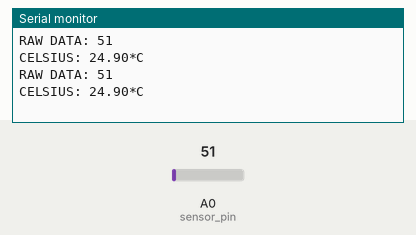
Bench run of a sketch on a simulated Arduino Uno, built with avr-gcc and run on an emulated ATmega328P. Parts: the last lines printed to the serial monitor. Inputs (shaded band) come from the test bench; at power-on: A0 (sensor_pin) = 51.

Above: at 1.8 s.
1.9 s: A0 (sensor_pin) set to 61
At 2.4 s:
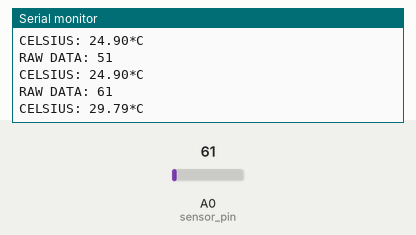
3.4 s: A0 (sensor_pin) set to 71
At 4.8 s:
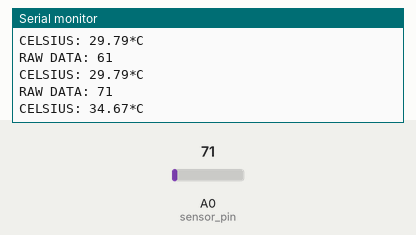
Timing chart, 0 to 6.4 s (numbered marks = the images above; inputs shaded):
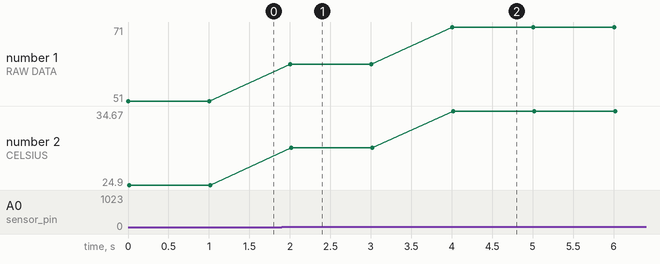

The sketch:

TemperatureSensorBasic.ino
```cpp
/*
 Simple Temperature uses the lm35 in the basic centigrade temperature configuration
*/

int sensor_pin = 0; // analog input pin
int interval = 1000; // How often we take a reading

void setup()
{
  Serial.begin(9600);
}

void loop()
{
  // Gets and prints the raw data from the lm35
  int val = analogRead(sensor_pin);
  Serial.print("RAW DATA: ");
  Serial.print (val);
  Serial.println(" ");

  // Convert the raw data into degrees celsius and print it out
  // 500mV/1024 = 0.48828125
  float temperature = val * 0.48828125;
  Serial.print("CELSIUS: ");
  Serial.print(temperature);
  Serial.println("*C ");

  delay(interval);
}
```

Measured:
- after the input at 1.9 s, the serial monitor: prints a new line after 0.10 s (image 1)
- after the input at 3.4 s, the serial monitor: prints a new line after 0.60 s (image 2)
- plotted number 1: 51 → 61 after the input at 1.9 s, 61 → 71 after the input at 3.4 s
- plotted number 2: 24.9 → 29.79 after the input at 1.9 s, 29.79 → 34.67 after the input at 3.4 s
